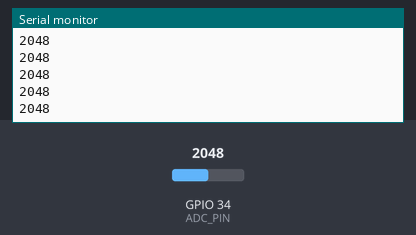
The sketch below on a simulated ESP32. On the bench: the last lines printed to the serial monitor. Inputs (shaded band) come from the test bench; at power-on: GPIO 34 (ADC_PIN) = 2048.

Above: at 1.2 s.
1.3 s: GPIO 34 (ADC_PIN) set to 2866
At 2.4 s:
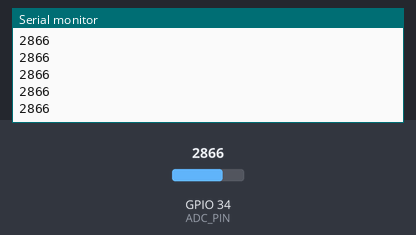
2.8 s: GPIO 34 (ADC_PIN) set to 3603
At 3.9 s:
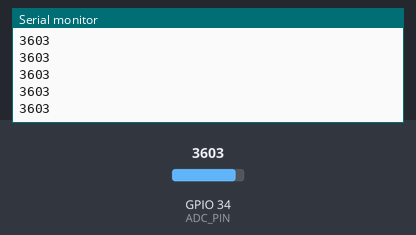
Timing chart, 0 to 5.8 s (numbered marks = the images above; inputs shaded):
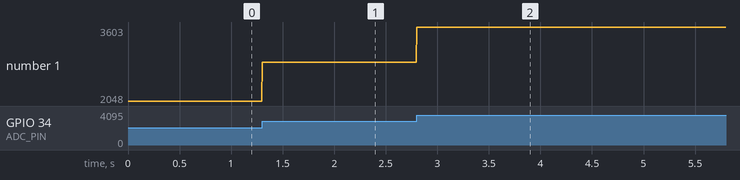

Measured:
- after the input at 1.3 s, the serial monitor: prints a new line at once (image 1)
- after the input at 2.8 s, the serial monitor: prints a new line at once (image 2)
- plotted number 1: 2048 → 2866 after the input at 1.3 s, 2866 → 3603 after the input at 2.8 s

The sketch:

raw_check.ino
```cpp
// 준비: 내 원신호 점검 — 출력: raw (ADC 원값)
// 보드: ESP32 Dev Module / 시리얼 115200 / ADC 핀: GPIO34 / 샘플링 250Hz
const int ADC_PIN = 34;                    // GPIO34 (ADC1)

void setup() { Serial.begin(115200); }

void loop() {
  static unsigned long next = micros();
  if ((long)(micros() - next) >= 0) {
    next += 4000;                          // 4ms = 250Hz
    Serial.println(analogRead(ADC_PIN));   // 필터 없는 원값
  }
}
```
